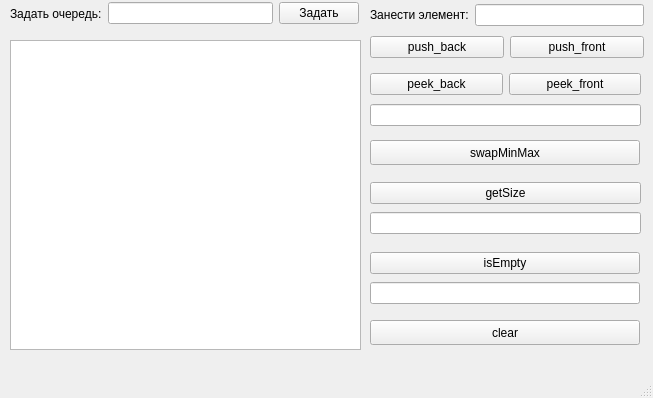
<?xml version="1.0" encoding="UTF-8"?>
<ui version="4.0">
 <class>MainWindow</class>
 <widget class="QMainWindow" name="MainWindow">
  <property name="geometry">
   <rect>
    <x>0</x>
    <y>0</y>
    <width>653</width>
    <height>398</height>
   </rect>
  </property>
  <property name="windowTitle">
   <string>MainWindow</string>
  </property>
  <widget class="QWidget" name="centralwidget">
   <widget class="QTextEdit" name="textEdit">
    <property name="geometry">
     <rect>
      <x>10</x>
      <y>40</y>
      <width>351</width>
      <height>310</height>
     </rect>
    </property>
   </widget>
   <widget class="QPushButton" name="pushButton_8">
    <property name="geometry">
     <rect>
      <x>370</x>
      <y>320</y>
      <width>270</width>
      <height>25</height>
     </rect>
    </property>
    <property name="text">
     <string>clear</string>
    </property>
   </widget>
   <widget class="QPushButton" name="pushButton_9">
    <property name="geometry">
     <rect>
      <x>370</x>
      <y>140</y>
      <width>270</width>
      <height>25</height>
     </rect>
    </property>
    <property name="text">
     <string>swapMinMax</string>
    </property>
   </widget>
   <widget class="QWidget" name="layoutWidget">
    <property name="geometry">
     <rect>
      <x>10</x>
      <y>0</y>
      <width>349</width>
      <height>27</height>
     </rect>
    </property>
    <layout class="QHBoxLayout" name="horizontalLayout">
     <item>
      <widget class="QLabel" name="label">
       <property name="text">
        <string>Задать очередь:</string>
       </property>
      </widget>
     </item>
     <item>
      <widget class="QLineEdit" name="lineEdit"/>
     </item>
     <item>
      <widget class="QPushButton" name="pushButton">
       <property name="text">
        <string>Задать</string>
       </property>
      </widget>
     </item>
    </layout>
   </widget>
   <widget class="QWidget" name="layoutWidget">
    <property name="geometry">
     <rect>
      <x>370</x>
      <y>0</y>
      <width>274</width>
      <height>62</height>
     </rect>
    </property>
    <layout class="QVBoxLayout" name="verticalLayout">
     <item>
      <layout class="QHBoxLayout" name="horizontalLayout_2">
       <item>
        <widget class="QLabel" name="label_2">
         <property name="text">
          <string>Занести элемент:</string>
         </property>
        </widget>
       </item>
       <item>
        <widget class="QLineEdit" name="lineEdit_2"/>
       </item>
      </layout>
     </item>
     <item>
      <layout class="QHBoxLayout" name="horizontalLayout_3">
       <item>
        <widget class="QPushButton" name="pushButton_2">
         <property name="text">
          <string>push_back</string>
         </property>
        </widget>
       </item>
       <item>
        <widget class="QPushButton" name="pushButton_3">
         <property name="text">
          <string>push_front</string>
         </property>
        </widget>
       </item>
      </layout>
     </item>
    </layout>
   </widget>
   <widget class="QWidget" name="layoutWidget">
    <property name="geometry">
     <rect>
      <x>370</x>
      <y>70</y>
      <width>271</width>
      <height>60</height>
     </rect>
    </property>
    <layout class="QVBoxLayout" name="verticalLayout_2">
     <item>
      <layout class="QHBoxLayout" name="horizontalLayout_4">
       <item>
        <widget class="QPushButton" name="pushButton_4">
         <property name="text">
          <string>peek_back</string>
         </property>
        </widget>
       </item>
       <item>
        <widget class="QPushButton" name="pushButton_5">
         <property name="text">
          <string>peek_front</string>
         </property>
        </widget>
       </item>
      </layout>
     </item>
     <item>
      <widget class="QLineEdit" name="lineEdit_3"/>
     </item>
    </layout>
   </widget>
   <widget class="QWidget" name="layoutWidget">
    <property name="geometry">
     <rect>
      <x>370</x>
      <y>180</y>
      <width>271</width>
      <height>58</height>
     </rect>
    </property>
    <layout class="QVBoxLayout" name="verticalLayout_3">
     <item>
      <widget class="QPushButton" name="pushButton_6">
       <property name="text">
        <string>getSize</string>
       </property>
      </widget>
     </item>
     <item>
      <widget class="QLineEdit" name="lineEdit_4"/>
     </item>
    </layout>
   </widget>
   <widget class="QWidget" name="layoutWidget">
    <property name="geometry">
     <rect>
      <x>370</x>
      <y>250</y>
      <width>270</width>
      <height>58</height>
     </rect>
    </property>
    <layout class="QVBoxLayout" name="verticalLayout_4">
     <item>
      <widget class="QPushButton" name="pushButton_7">
       <property name="text">
        <string>isEmpty</string>
       </property>
      </widget>
     </item>
     <item>
      <widget class="QLineEdit" name="lineEdit_5"/>
     </item>
    </layout>
   </widget>
  </widget>
  <widget class="QMenuBar" name="menubar">
   <property name="geometry">
    <rect>
     <x>0</x>
     <y>0</y>
     <width>653</width>
     <height>22</height>
    </rect>
   </property>
  </widget>
  <widget class="QStatusBar" name="statusbar"/>
 </widget>
 <resources/>
 <connections/>
</ui>
